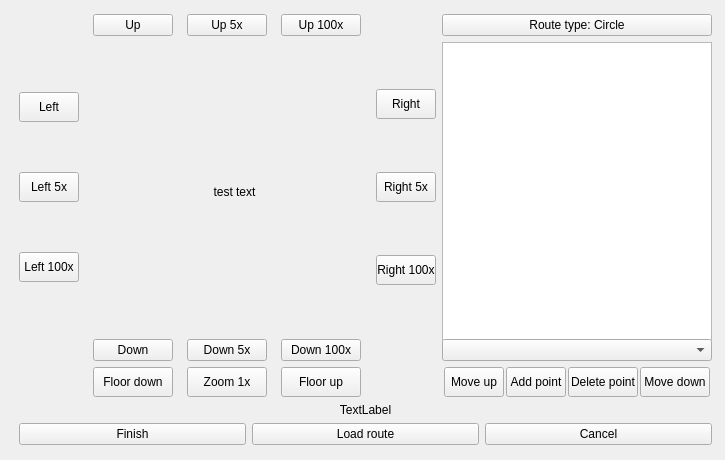
<?xml version="1.0" encoding="UTF-8"?>
<ui version="4.0">
 <class>RouteCreator</class>
 <widget class="QWidget" name="RouteCreator">
  <property name="geometry">
   <rect>
    <x>0</x>
    <y>0</y>
    <width>725</width>
    <height>460</height>
   </rect>
  </property>
  <property name="sizePolicy">
   <sizepolicy hsizetype="Fixed" vsizetype="Fixed">
    <horstretch>0</horstretch>
    <verstretch>0</verstretch>
   </sizepolicy>
  </property>
  <property name="minimumSize">
   <size>
    <width>725</width>
    <height>460</height>
   </size>
  </property>
  <property name="maximumSize">
   <size>
    <width>725</width>
    <height>460</height>
   </size>
  </property>
  <property name="windowTitle">
   <string>RouteCreator</string>
  </property>
  <widget class="QWidget" name="gridLayoutWidget">
   <property name="geometry">
    <rect>
     <x>8</x>
     <y>3</y>
     <width>715</width>
     <height>453</height>
    </rect>
   </property>
   <property name="sizePolicy">
    <sizepolicy hsizetype="Expanding" vsizetype="Expanding">
     <horstretch>0</horstretch>
     <verstretch>0</verstretch>
    </sizepolicy>
   </property>
   <layout class="QGridLayout" name="gridLayout">
    <item row="2" column="1">
     <layout class="QHBoxLayout" name="horizontalLayout_5">
      <item>
       <widget class="QPushButton" name="finishButton">
        <property name="text">
         <string>Finish</string>
        </property>
       </widget>
      </item>
      <item>
       <widget class="QPushButton" name="loadRouteButton">
        <property name="text">
         <string>Load route</string>
        </property>
       </widget>
      </item>
      <item>
       <widget class="QPushButton" name="cancelButton">
        <property name="text">
         <string>Cancel</string>
        </property>
       </widget>
      </item>
     </layout>
    </item>
    <item row="0" column="1">
     <layout class="QGridLayout" name="gridLayout_3">
      <item row="3" column="3">
       <layout class="QHBoxLayout" name="horizontalLayout_4">
        <property name="spacing">
         <number>0</number>
        </property>
        <property name="topMargin">
         <number>0</number>
        </property>
        <property name="rightMargin">
         <number>0</number>
        </property>
        <item>
         <widget class="QPushButton" name="movePointUpButton">
          <property name="sizePolicy">
           <sizepolicy hsizetype="Fixed" vsizetype="Fixed">
            <horstretch>0</horstretch>
            <verstretch>0</verstretch>
           </sizepolicy>
          </property>
          <property name="maximumSize">
           <size>
            <width>60</width>
            <height>30</height>
           </size>
          </property>
          <property name="text">
           <string>Move up</string>
          </property>
         </widget>
        </item>
        <item>
         <widget class="QPushButton" name="addPointButton">
          <property name="sizePolicy">
           <sizepolicy hsizetype="Fixed" vsizetype="Fixed">
            <horstretch>0</horstretch>
            <verstretch>0</verstretch>
           </sizepolicy>
          </property>
          <property name="maximumSize">
           <size>
            <width>60</width>
            <height>30</height>
           </size>
          </property>
          <property name="text">
           <string>Add point</string>
          </property>
         </widget>
        </item>
        <item>
         <widget class="QPushButton" name="deletePointButton">
          <property name="sizePolicy">
           <sizepolicy hsizetype="Fixed" vsizetype="Fixed">
            <horstretch>0</horstretch>
            <verstretch>0</verstretch>
           </sizepolicy>
          </property>
          <property name="maximumSize">
           <size>
            <width>70</width>
            <height>30</height>
           </size>
          </property>
          <property name="text">
           <string>Delete point</string>
          </property>
         </widget>
        </item>
        <item>
         <widget class="QPushButton" name="movePointDownButton">
          <property name="sizePolicy">
           <sizepolicy hsizetype="Fixed" vsizetype="Fixed">
            <horstretch>15</horstretch>
            <verstretch>10</verstretch>
           </sizepolicy>
          </property>
          <property name="maximumSize">
           <size>
            <width>70</width>
            <height>30</height>
           </size>
          </property>
          <property name="text">
           <string>Move down</string>
          </property>
         </widget>
        </item>
       </layout>
      </item>
      <item row="3" column="1">
       <layout class="QHBoxLayout" name="horizontalLayout_3">
        <property name="sizeConstraint">
         <enum>QLayout::SetDefaultConstraint</enum>
        </property>
        <item>
         <widget class="QPushButton" name="lowerFloor">
          <property name="sizePolicy">
           <sizepolicy hsizetype="Fixed" vsizetype="Fixed">
            <horstretch>0</horstretch>
            <verstretch>0</verstretch>
           </sizepolicy>
          </property>
          <property name="minimumSize">
           <size>
            <width>80</width>
            <height>30</height>
           </size>
          </property>
          <property name="maximumSize">
           <size>
            <width>80</width>
            <height>30</height>
           </size>
          </property>
          <property name="text">
           <string>Floor down</string>
          </property>
         </widget>
        </item>
        <item>
         <widget class="QPushButton" name="zoomButton">
          <property name="sizePolicy">
           <sizepolicy hsizetype="Fixed" vsizetype="Fixed">
            <horstretch>0</horstretch>
            <verstretch>0</verstretch>
           </sizepolicy>
          </property>
          <property name="maximumSize">
           <size>
            <width>80</width>
            <height>30</height>
           </size>
          </property>
          <property name="text">
           <string>Zoom 1x</string>
          </property>
         </widget>
        </item>
        <item>
         <widget class="QPushButton" name="upFloor">
          <property name="sizePolicy">
           <sizepolicy hsizetype="Fixed" vsizetype="Fixed">
            <horstretch>0</horstretch>
            <verstretch>0</verstretch>
           </sizepolicy>
          </property>
          <property name="maximumSize">
           <size>
            <width>80</width>
            <height>30</height>
           </size>
          </property>
          <property name="text">
           <string>Floor up</string>
          </property>
         </widget>
        </item>
       </layout>
      </item>
      <item row="1" column="0">
       <layout class="QVBoxLayout" name="verticalLayout">
        <property name="spacing">
         <number>0</number>
        </property>
        <item>
         <widget class="QPushButton" name="moveMapLeft_1">
          <property name="sizePolicy">
           <sizepolicy hsizetype="Maximum" vsizetype="Maximum">
            <horstretch>0</horstretch>
            <verstretch>0</verstretch>
           </sizepolicy>
          </property>
          <property name="minimumSize">
           <size>
            <width>60</width>
            <height>30</height>
           </size>
          </property>
          <property name="maximumSize">
           <size>
            <width>80</width>
            <height>30</height>
           </size>
          </property>
          <property name="baseSize">
           <size>
            <width>0</width>
            <height>0</height>
           </size>
          </property>
          <property name="text">
           <string>Left</string>
          </property>
         </widget>
        </item>
        <item>
         <widget class="QPushButton" name="moveMapLeft_2">
          <property name="sizePolicy">
           <sizepolicy hsizetype="Maximum" vsizetype="Maximum">
            <horstretch>0</horstretch>
            <verstretch>0</verstretch>
           </sizepolicy>
          </property>
          <property name="minimumSize">
           <size>
            <width>60</width>
            <height>30</height>
           </size>
          </property>
          <property name="maximumSize">
           <size>
            <width>50</width>
            <height>30</height>
           </size>
          </property>
          <property name="baseSize">
           <size>
            <width>0</width>
            <height>0</height>
           </size>
          </property>
          <property name="text">
           <string>Left 5x</string>
          </property>
         </widget>
        </item>
        <item>
         <widget class="QPushButton" name="moveMapLeft_3">
          <property name="sizePolicy">
           <sizepolicy hsizetype="Minimum" vsizetype="Minimum">
            <horstretch>0</horstretch>
            <verstretch>0</verstretch>
           </sizepolicy>
          </property>
          <property name="minimumSize">
           <size>
            <width>60</width>
            <height>30</height>
           </size>
          </property>
          <property name="maximumSize">
           <size>
            <width>60</width>
            <height>30</height>
           </size>
          </property>
          <property name="baseSize">
           <size>
            <width>0</width>
            <height>0</height>
           </size>
          </property>
          <property name="text">
           <string>Left 100x</string>
          </property>
         </widget>
        </item>
       </layout>
      </item>
      <item row="0" column="3">
       <widget class="QPushButton" name="routeTypeButton">
        <property name="sizePolicy">
         <sizepolicy hsizetype="Fixed" vsizetype="Fixed">
          <horstretch>0</horstretch>
          <verstretch>0</verstretch>
         </sizepolicy>
        </property>
        <property name="minimumSize">
         <size>
          <width>270</width>
          <height>0</height>
         </size>
        </property>
        <property name="maximumSize">
         <size>
          <width>270</width>
          <height>16777215</height>
         </size>
        </property>
        <property name="text">
         <string>Route type: Circle</string>
        </property>
       </widget>
      </item>
      <item row="1" column="3">
       <widget class="QListWidget" name="pointsList">
        <property name="sizePolicy">
         <sizepolicy hsizetype="Fixed" vsizetype="Fixed">
          <horstretch>0</horstretch>
          <verstretch>0</verstretch>
         </sizepolicy>
        </property>
        <property name="minimumSize">
         <size>
          <width>270</width>
          <height>299</height>
         </size>
        </property>
        <property name="maximumSize">
         <size>
          <width>270</width>
          <height>500</height>
         </size>
        </property>
       </widget>
      </item>
      <item row="2" column="1">
       <layout class="QHBoxLayout" name="horizontalLayout_2">
        <property name="sizeConstraint">
         <enum>QLayout::SetFixedSize</enum>
        </property>
        <item>
         <widget class="QPushButton" name="moveMapDown_1">
          <property name="sizePolicy">
           <sizepolicy hsizetype="Fixed" vsizetype="Fixed">
            <horstretch>0</horstretch>
            <verstretch>0</verstretch>
           </sizepolicy>
          </property>
          <property name="maximumSize">
           <size>
            <width>80</width>
            <height>30</height>
           </size>
          </property>
          <property name="text">
           <string>Down</string>
          </property>
         </widget>
        </item>
        <item>
         <widget class="QPushButton" name="moveMapDown_2">
          <property name="sizePolicy">
           <sizepolicy hsizetype="Fixed" vsizetype="Fixed">
            <horstretch>0</horstretch>
            <verstretch>0</verstretch>
           </sizepolicy>
          </property>
          <property name="maximumSize">
           <size>
            <width>80</width>
            <height>30</height>
           </size>
          </property>
          <property name="text">
           <string>Down 5x</string>
          </property>
         </widget>
        </item>
        <item>
         <widget class="QPushButton" name="moveMapDown_3">
          <property name="sizePolicy">
           <sizepolicy hsizetype="Fixed" vsizetype="Fixed">
            <horstretch>0</horstretch>
            <verstretch>0</verstretch>
           </sizepolicy>
          </property>
          <property name="maximumSize">
           <size>
            <width>80</width>
            <height>50</height>
           </size>
          </property>
          <property name="text">
           <string>Down 100x</string>
          </property>
         </widget>
        </item>
       </layout>
      </item>
      <item row="2" column="3">
       <widget class="QComboBox" name="fieldTypesBox"/>
      </item>
      <item row="0" column="1">
       <layout class="QHBoxLayout" name="horizontalLayout">
        <item alignment="Qt::AlignVCenter">
         <widget class="QPushButton" name="moveMapUp_1">
          <property name="sizePolicy">
           <sizepolicy hsizetype="Maximum" vsizetype="Minimum">
            <horstretch>0</horstretch>
            <verstretch>0</verstretch>
           </sizepolicy>
          </property>
          <property name="maximumSize">
           <size>
            <width>80</width>
            <height>30</height>
           </size>
          </property>
          <property name="text">
           <string>Up</string>
          </property>
         </widget>
        </item>
        <item>
         <widget class="QPushButton" name="moveMapUp_2">
          <property name="sizePolicy">
           <sizepolicy hsizetype="Fixed" vsizetype="Minimum">
            <horstretch>0</horstretch>
            <verstretch>0</verstretch>
           </sizepolicy>
          </property>
          <property name="maximumSize">
           <size>
            <width>80</width>
            <height>30</height>
           </size>
          </property>
          <property name="text">
           <string>Up 5x</string>
          </property>
         </widget>
        </item>
        <item>
         <widget class="QPushButton" name="moveMapUp_3">
          <property name="sizePolicy">
           <sizepolicy hsizetype="Fixed" vsizetype="Fixed">
            <horstretch>0</horstretch>
            <verstretch>0</verstretch>
           </sizepolicy>
          </property>
          <property name="maximumSize">
           <size>
            <width>80</width>
            <height>30</height>
           </size>
          </property>
          <property name="text">
           <string>Up 100x</string>
          </property>
         </widget>
        </item>
       </layout>
      </item>
      <item row="1" column="1">
       <widget class="QLabel" name="imgLabel">
        <property name="enabled">
         <bool>true</bool>
        </property>
        <property name="sizePolicy">
         <sizepolicy hsizetype="Minimum" vsizetype="Minimum">
          <horstretch>0</horstretch>
          <verstretch>0</verstretch>
         </sizepolicy>
        </property>
        <property name="minimumSize">
         <size>
          <width>299</width>
          <height>299</height>
         </size>
        </property>
        <property name="maximumSize">
         <size>
          <width>299</width>
          <height>299</height>
         </size>
        </property>
        <property name="sizeIncrement">
         <size>
          <width>0</width>
          <height>0</height>
         </size>
        </property>
        <property name="baseSize">
         <size>
          <width>0</width>
          <height>0</height>
         </size>
        </property>
        <property name="contextMenuPolicy">
         <enum>Qt::NoContextMenu</enum>
        </property>
        <property name="text">
         <string>test text</string>
        </property>
        <property name="scaledContents">
         <bool>false</bool>
        </property>
        <property name="alignment">
         <set>Qt::AlignCenter</set>
        </property>
       </widget>
      </item>
      <item row="4" column="0" rowspan="2" colspan="4">
       <widget class="QLabel" name="positionCordinateLabel">
        <property name="sizePolicy">
         <sizepolicy hsizetype="Expanding" vsizetype="Expanding">
          <horstretch>0</horstretch>
          <verstretch>0</verstretch>
         </sizepolicy>
        </property>
        <property name="maximumSize">
         <size>
          <width>16777215</width>
          <height>20</height>
         </size>
        </property>
        <property name="text">
         <string>TextLabel</string>
        </property>
        <property name="alignment">
         <set>Qt::AlignCenter</set>
        </property>
       </widget>
      </item>
      <item row="1" column="2">
       <layout class="QVBoxLayout" name="verticalLayout_2">
        <item>
         <widget class="QPushButton" name="moveMapRight_1">
          <property name="sizePolicy">
           <sizepolicy hsizetype="Maximum" vsizetype="Maximum">
            <horstretch>0</horstretch>
            <verstretch>0</verstretch>
           </sizepolicy>
          </property>
          <property name="minimumSize">
           <size>
            <width>60</width>
            <height>30</height>
           </size>
          </property>
          <property name="maximumSize">
           <size>
            <width>60</width>
            <height>30</height>
           </size>
          </property>
          <property name="layoutDirection">
           <enum>Qt::LeftToRight</enum>
          </property>
          <property name="text">
           <string>Right</string>
          </property>
         </widget>
        </item>
        <item>
         <widget class="QPushButton" name="moveMapRight_2">
          <property name="sizePolicy">
           <sizepolicy hsizetype="Maximum" vsizetype="Maximum">
            <horstretch>0</horstretch>
            <verstretch>0</verstretch>
           </sizepolicy>
          </property>
          <property name="minimumSize">
           <size>
            <width>60</width>
            <height>30</height>
           </size>
          </property>
          <property name="maximumSize">
           <size>
            <width>60</width>
            <height>30</height>
           </size>
          </property>
          <property name="text">
           <string>Right 5x</string>
          </property>
         </widget>
        </item>
        <item>
         <widget class="QPushButton" name="moveMapRight_3">
          <property name="sizePolicy">
           <sizepolicy hsizetype="Maximum" vsizetype="Maximum">
            <horstretch>0</horstretch>
            <verstretch>0</verstretch>
           </sizepolicy>
          </property>
          <property name="minimumSize">
           <size>
            <width>60</width>
            <height>30</height>
           </size>
          </property>
          <property name="maximumSize">
           <size>
            <width>60</width>
            <height>30</height>
           </size>
          </property>
          <property name="text">
           <string>Right 100x</string>
          </property>
         </widget>
        </item>
       </layout>
      </item>
     </layout>
    </item>
   </layout>
  </widget>
 </widget>
 <layoutdefault spacing="6" margin="11"/>
 <resources/>
 <connections>
  <connection>
   <sender>upFloor</sender>
   <signal>clicked()</signal>
   <receiver>RouteCreator</receiver>
   <slot>floorUp()</slot>
   <hints>
    <hint type="sourcelabel">
     <x>383</x>
     <y>402</y>
    </hint>
    <hint type="destinationlabel">
     <x>482</x>
     <y>224</y>
    </hint>
   </hints>
  </connection>
  <connection>
   <sender>lowerFloor</sender>
   <signal>clicked()</signal>
   <receiver>RouteCreator</receiver>
   <slot>floorDown()</slot>
   <hints>
    <hint type="sourcelabel">
     <x>189</x>
     <y>402</y>
    </hint>
    <hint type="destinationlabel">
     <x>482</x>
     <y>224</y>
    </hint>
   </hints>
  </connection>
  <connection>
   <sender>moveMapUp_3</sender>
   <signal>clicked()</signal>
   <receiver>RouteCreator</receiver>
   <slot>imgMoved_top_very_fast()</slot>
   <hints>
    <hint type="sourcelabel">
     <x>383</x>
     <y>28</y>
    </hint>
    <hint type="destinationlabel">
     <x>493</x>
     <y>0</y>
    </hint>
   </hints>
  </connection>
  <connection>
   <sender>moveMapLeft_1</sender>
   <signal>clicked()</signal>
   <receiver>RouteCreator</receiver>
   <slot>imgMoved_left()</slot>
   <hints>
    <hint type="sourcelabel">
     <x>85</x>
     <y>117</y>
    </hint>
    <hint type="destinationlabel">
     <x>27</x>
     <y>0</y>
    </hint>
   </hints>
  </connection>
  <connection>
   <sender>moveMapLeft_2</sender>
   <signal>clicked()</signal>
   <receiver>RouteCreator</receiver>
   <slot>imgMoved_left_fast()</slot>
   <hints>
    <hint type="sourcelabel">
     <x>77</x>
     <y>198</y>
    </hint>
    <hint type="destinationlabel">
     <x>49</x>
     <y>0</y>
    </hint>
   </hints>
  </connection>
  <connection>
   <sender>moveMapDown_2</sender>
   <signal>clicked()</signal>
   <receiver>RouteCreator</receiver>
   <slot>imgMoved_down_fast()</slot>
   <hints>
    <hint type="sourcelabel">
     <x>286</x>
     <y>364</y>
    </hint>
    <hint type="destinationlabel">
     <x>345</x>
     <y>499</y>
    </hint>
   </hints>
  </connection>
  <connection>
   <sender>moveMapUp_2</sender>
   <signal>clicked()</signal>
   <receiver>RouteCreator</receiver>
   <slot>imgMoved_top_fast()</slot>
   <hints>
    <hint type="sourcelabel">
     <x>286</x>
     <y>28</y>
    </hint>
    <hint type="destinationlabel">
     <x>263</x>
     <y>0</y>
    </hint>
   </hints>
  </connection>
  <connection>
   <sender>moveMapRight_1</sender>
   <signal>clicked()</signal>
   <receiver>RouteCreator</receiver>
   <slot>imgMoved_right()</slot>
   <hints>
    <hint type="sourcelabel">
     <x>483</x>
     <y>114</y>
    </hint>
    <hint type="destinationlabel">
     <x>437</x>
     <y>0</y>
    </hint>
   </hints>
  </connection>
  <connection>
   <sender>moveMapRight_2</sender>
   <signal>clicked()</signal>
   <receiver>RouteCreator</receiver>
   <slot>imgMoved_right_fast()</slot>
   <hints>
    <hint type="sourcelabel">
     <x>483</x>
     <y>198</y>
    </hint>
    <hint type="destinationlabel">
     <x>657</x>
     <y>0</y>
    </hint>
   </hints>
  </connection>
  <connection>
   <sender>moveMapRight_3</sender>
   <signal>clicked()</signal>
   <receiver>RouteCreator</receiver>
   <slot>imgMoved_right_very_fast()</slot>
   <hints>
    <hint type="sourcelabel">
     <x>483</x>
     <y>282</y>
    </hint>
    <hint type="destinationlabel">
     <x>797</x>
     <y>0</y>
    </hint>
   </hints>
  </connection>
  <connection>
   <sender>moveMapDown_1</sender>
   <signal>clicked()</signal>
   <receiver>RouteCreator</receiver>
   <slot>imgMoved_down()</slot>
   <hints>
    <hint type="sourcelabel">
     <x>189</x>
     <y>364</y>
    </hint>
    <hint type="destinationlabel">
     <x>115</x>
     <y>492</y>
    </hint>
   </hints>
  </connection>
  <connection>
   <sender>moveMapDown_3</sender>
   <signal>clicked()</signal>
   <receiver>RouteCreator</receiver>
   <slot>imgMoved_down_very_fast()</slot>
   <hints>
    <hint type="sourcelabel">
     <x>383</x>
     <y>364</y>
    </hint>
    <hint type="destinationlabel">
     <x>516</x>
     <y>495</y>
    </hint>
   </hints>
  </connection>
  <connection>
   <sender>moveMapUp_1</sender>
   <signal>clicked()</signal>
   <receiver>RouteCreator</receiver>
   <slot>imgMoved_top()</slot>
   <hints>
    <hint type="sourcelabel">
     <x>189</x>
     <y>28</y>
    </hint>
    <hint type="destinationlabel">
     <x>104</x>
     <y>0</y>
    </hint>
   </hints>
  </connection>
  <connection>
   <sender>moveMapLeft_3</sender>
   <signal>clicked()</signal>
   <receiver>RouteCreator</receiver>
   <slot>imgMoved_left_very_fast()</slot>
   <hints>
    <hint type="sourcelabel">
     <x>73</x>
     <y>279</y>
    </hint>
    <hint type="destinationlabel">
     <x>247</x>
     <y>0</y>
    </hint>
   </hints>
  </connection>
  <connection>
   <sender>addPointButton</sender>
   <signal>clicked()</signal>
   <receiver>RouteCreator</receiver>
   <slot>addPoint()</slot>
   <hints>
    <hint type="sourcelabel">
     <x>615</x>
     <y>402</y>
    </hint>
    <hint type="destinationlabel">
     <x>371</x>
     <y>205</y>
    </hint>
   </hints>
  </connection>
  <connection>
   <sender>zoomButton</sender>
   <signal>clicked()</signal>
   <receiver>RouteCreator</receiver>
   <slot>zoomChanged()</slot>
   <hints>
    <hint type="sourcelabel">
     <x>286</x>
     <y>402</y>
    </hint>
    <hint type="destinationlabel">
     <x>398</x>
     <y>298</y>
    </hint>
   </hints>
  </connection>
  <connection>
   <sender>deletePointButton</sender>
   <signal>clicked()</signal>
   <receiver>RouteCreator</receiver>
   <slot>deletePoint()</slot>
   <hints>
    <hint type="sourcelabel">
     <x>687</x>
     <y>402</y>
    </hint>
    <hint type="destinationlabel">
     <x>398</x>
     <y>298</y>
    </hint>
   </hints>
  </connection>
  <connection>
   <sender>routeTypeButton</sender>
   <signal>clicked()</signal>
   <receiver>RouteCreator</receiver>
   <slot>routeTypeChanged()</slot>
   <hints>
    <hint type="sourcelabel">
     <x>761</x>
     <y>28</y>
    </hint>
    <hint type="destinationlabel">
     <x>398</x>
     <y>298</y>
    </hint>
   </hints>
  </connection>
  <connection>
   <sender>pointsList</sender>
   <signal>itemSelectionChanged()</signal>
   <receiver>RouteCreator</receiver>
   <slot>selectedItemOnListChanged()</slot>
   <hints>
    <hint type="sourcelabel">
     <x>609</x>
     <y>212</y>
    </hint>
    <hint type="destinationlabel">
     <x>-2</x>
     <y>33</y>
    </hint>
   </hints>
  </connection>
  <connection>
   <sender>movePointDownButton</sender>
   <signal>clicked()</signal>
   <receiver>RouteCreator</receiver>
   <slot>moveListItemDown()</slot>
   <hints>
    <hint type="sourcelabel">
     <x>724</x>
     <y>387</y>
    </hint>
    <hint type="destinationlabel">
     <x>384</x>
     <y>212</y>
    </hint>
   </hints>
  </connection>
  <connection>
   <sender>movePointUpButton</sender>
   <signal>clicked()</signal>
   <receiver>RouteCreator</receiver>
   <slot>moveListItemUp()</slot>
   <hints>
    <hint type="sourcelabel">
     <x>523</x>
     <y>387</y>
    </hint>
    <hint type="destinationlabel">
     <x>384</x>
     <y>212</y>
    </hint>
   </hints>
  </connection>
  <connection>
   <sender>cancelButton</sender>
   <signal>clicked()</signal>
   <receiver>RouteCreator</receiver>
   <slot>cancelButtonPressed()</slot>
   <hints>
    <hint type="sourcelabel">
     <x>604</x>
     <y>446</y>
    </hint>
    <hint type="destinationlabel">
     <x>362</x>
     <y>232</y>
    </hint>
   </hints>
  </connection>
  <connection>
   <sender>finishButton</sender>
   <signal>clicked()</signal>
   <receiver>RouteCreator</receiver>
   <slot>finishButtonPressed()</slot>
   <hints>
    <hint type="sourcelabel">
     <x>126</x>
     <y>446</y>
    </hint>
    <hint type="destinationlabel">
     <x>362</x>
     <y>232</y>
    </hint>
   </hints>
  </connection>
  <connection>
   <sender>loadRouteButton</sender>
   <signal>clicked()</signal>
   <receiver>RouteCreator</receiver>
   <slot>loadRouteButtonPressed()</slot>
   <hints>
    <hint type="sourcelabel">
     <x>365</x>
     <y>446</y>
    </hint>
    <hint type="destinationlabel">
     <x>362</x>
     <y>232</y>
    </hint>
   </hints>
  </connection>
 </connections>
 <slots>
  <signal>signal1()</signal>
  <slot>floorDown()</slot>
  <slot>floorUp()</slot>
  <slot>imgMoved_left()</slot>
  <slot>imgMoved_left_fast()</slot>
  <slot>imgMoved_left_very_fast()</slot>
  <slot>imgMoved_right()</slot>
  <slot>imgMoved_right_fast()</slot>
  <slot>imgMoved_right_very_fast()</slot>
  <slot>imgMoved_top()</slot>
  <slot>imgMoved_top_fast()</slot>
  <slot>imgMoved_top_very_fast()</slot>
  <slot>imgMoved_down()</slot>
  <slot>imgMoved_down_fast()</slot>
  <slot>imgMoved_down_very_fast()</slot>
  <slot>addPoint()</slot>
  <slot>zoomChanged()</slot>
  <slot>routeTypeChanged()</slot>
  <slot>deletePoint()</slot>
  <slot>selectedItemOnListChanged()</slot>
  <slot>moveListItemUp()</slot>
  <slot>moveListItemDown()</slot>
  <slot>cancelButtonPressed()</slot>
  <slot>finishButtonPressed()</slot>
  <slot>loadRouteButtonPressed()</slot>
 </slots>
</ui>
